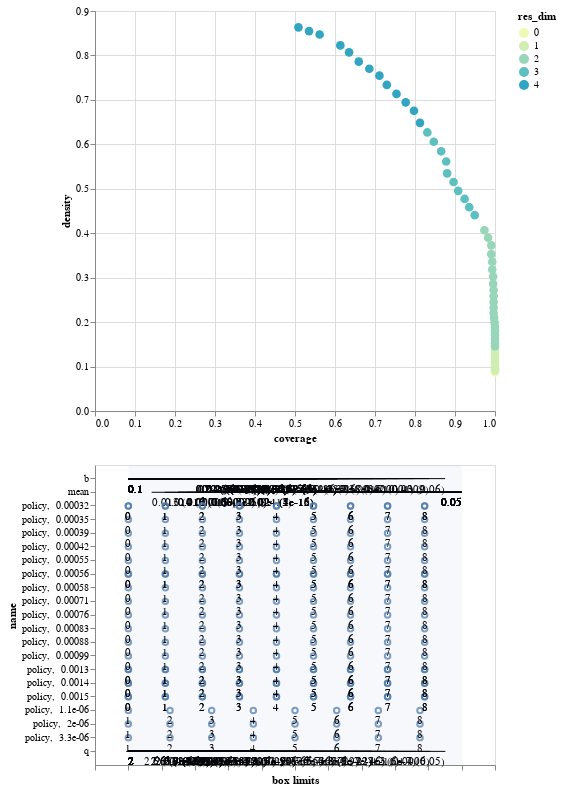

The notebook cell saved with this chart:
### Code cell
box1.inspect_tradeoff()

### Figure 1 — Vega-Lite specification as saved in the notebook (floating-point values rounded to 4 significant figures; data arrays with more than 128 entries replaced by an {"elided": "..."} marker saying what was removed)
{"$schema": "https://vega.github.io/schema/vega-lite/v2.6.0.json", "config": {"view": {"height": 300, "width": 400}}, "datasets": {"data-0ca5224484f84445bef132a37251c5bf": [{"coverage": 1, "density": 0.0869, "id": 0, "mass": 1, "mean": 0.0869, "res_dim": 0}, {"coverage": 1, "density": 0.09147, "id": 1, "mass": 0.95, "mean": 0.09147, "res_dim": 1}, {"coverage": 1, "density": 0.09634, "id": 2, "mass": 0.902, "mean": 0.09634, "res_dim": 1}, {"coverage": 1, "density": 0.1015, "id": 3, "mass": 0.856, "mean": 0.1015, "res_dim": 1}, {"coverage": 1, "density": 0.1069, "id": 4, "mass": 0.813, "mean": 0.1069, "res_dim": 1}, {"coverage": 1, "density": 0.1126, "id": 5, "mass": 0.772, "mean": 0.1126, "res_dim": 1}, {"coverage": 1, "density": 0.1186, "id": 6, "mass": 0.733, "mean": 0.1186, "res_dim": 1}, {"coverage": 1, "density": 0.1249, "id": 7, "mass": 0.696, "mean": 0.1249, "res_dim": 1}, {"coverage": 1, "density": 0.1315, "id": 8, "mass": 0.661, "mean": 0.1315, "res_dim": 1}, {"coverage": 1, "density": 0.1386, "id": 9, "mass": 0.627, "mean": 0.1386, "res_dim": 1}, {"coverage": 1, "density": 0.1461, "id": 10, "mass": 0.595, "mean": 0.1461, "res_dim": 2}, {"coverage": 1, "density": 0.1538, "id": 11, "mass": 0.565, "mean": 0.1538, "res_dim": 2}, {"coverage": 1, "density": 0.1621, "id": 12, "mass": 0.536, "mean": 0.1621, "res_dim": 2}, {"coverage": 1, "density": 0.1707, "id": 13, "mass": 0.509, "mean": 0.1707, "res_dim": 2}, {"coverage": 1, "density": 0.1799, "id": 14, "mass": 0.483, "mean": 0.1799, "res_dim": 2}, {"coverage": 1, "density": 0.1897, "id": 15, "mass": 0.458, "mean": 0.1897, "res_dim": 2}, {"coverage": 0.9988, "density": 0.1995, "id": 16, "mass": 0.435, "mean": 0.1995, "res_dim": 2}, {"coverage": 0.9977, "density": 0.2099, "id": 17, "mass": 0.413, "mean": 0.2099, "res_dim": 2}, {"coverage": 0.9965, "density": 0.2209, "id": 18, "mass": 0.392, "mean": 0.2209, "res_dim": 2}, {"coverage": 0.9965, "density": 0.2328, "id": 19, "mass": 0.372, "mean": 0.2328, "res_dim": 2}, {"coverage": 0.9965, "density": 0.2453, "id": 20, "mass": 0.353, "mean": 0.2453, "res_dim": 2}, {"coverage": 0.9965, "density": 0.2585, "id": 21, "mass": 0.335, "mean": 0.2585, "res_dim": 2}, {"coverage": 0.9965, "density": 0.2723, "id": 22, "mass": 0.318, "mean": 0.2723, "res_dim": 2}, {"coverage": 0.9954, "density": 0.2864, "id": 23, "mass": 0.302, "mean": 0.2864, "res_dim": 2}, {"coverage": 0.9954, "density": 0.3024, "id": 24, "mass": 0.286, "mean": 0.3024, "res_dim": 2}, {"coverage": 0.9931, "density": 0.3185, "id": 25, "mass": 0.271, "mean": 0.3185, "res_dim": 2}, {"coverage": 0.9931, "density": 0.3358, "id": 26, "mass": 0.257, "mean": 0.3358, "res_dim": 2}, {"coverage": 0.9908, "density": 0.3529, "id": 27, "mass": 0.244, "mean": 0.3529, "res_dim": 2}, {"coverage": 0.9908, "density": 0.3727, "id": 28, "mass": 0.231, "mean": 0.3727, "res_dim": 2}, {"coverage": 0.9827, "density": 0.39, "id": 29, "mass": 0.219, "mean": 0.39, "res_dim": 2}, {"coverage": 0.9735, "density": 0.4067, "id": 30, "mass": 0.208, "mean": 0.4067, "res_dim": 2}, {"coverage": 0.9494, "density": 0.4407, "id": 31, "mass": 0.1872, "mean": 0.4407, "res_dim": 3}, {"coverage": 0.9356, "density": 0.4585, "id": 32, "mass": 0.1773, "mean": 0.4585, "res_dim": 3}, {"coverage": 0.9241, "density": 0.4771, "id": 33, "mass": 0.1683, "mean": 0.4771, "res_dim": 3}, {"coverage": 0.9079, "density": 0.4953, "id": 34, "mass": 0.1593, "mean": 0.4953, "res_dim": 3}, {"coverage": 0.8964, "density": 0.5152, "id": 35, "mass": 0.1512, "mean": 0.5152, "res_dim": 3}, {"coverage": 0.8803, "density": 0.5346, "id": 36, "mass": 0.1431, "mean": 0.5346, "res_dim": 3}, {"coverage": 0.878, "density": 0.5614, "id": 37, "mass": 0.1359, "mean": 0.5614, "res_dim": 3}, {"coverage": 0.8654, "density": 0.5843, "id": 38, "mass": 0.1287, "mean": 0.5843, "res_dim": 3}, {"coverage": 0.847, "density": 0.6058, "id": 39, "mass": 0.1215, "mean": 0.6058, "res_dim": 3}, {"coverage": 0.8308, "density": 0.6267, "id": 40, "mass": 0.1152, "mean": 0.6267, "res_dim": 3}, {"coverage": 0.8124, "density": 0.6483, "id": 41, "mass": 0.1089, "mean": 0.6483, "res_dim": 4}, {"coverage": 0.7975, "density": 0.6754, "id": 42, "mass": 0.1026, "mean": 0.6754, "res_dim": 4}, {"coverage": 0.7768, "density": 0.6944, "id": 43, "mass": 0.0972, "mean": 0.6944, "res_dim": 4}, {"coverage": 0.7537, "density": 0.7135, "id": 44, "mass": 0.0918, "mean": 0.7135, "res_dim": 4}, {"coverage": 0.7296, "density": 0.7338, "id": 45, "mass": 0.0864, "mean": 0.7338, "res_dim": 4}, {"coverage": 0.7112, "density": 0.7546, "id": 46, "mass": 0.0819, "mean": 0.7546, "res_dim": 4}, {"coverage": 0.6858, "density": 0.77, "id": 47, "mass": 0.0774, "mean": 0.77, "res_dim": 4}, {"coverage": 0.6594, "density": 0.786, "id": 48, "mass": 0.0729, "mean": 0.786, "res_dim": 4}, {"coverage": 0.6352, "density": 0.807, "id": 49, "mass": 0.0684, "mean": 0.807, "res_dim": 4}, {"coverage": 0.6133, "density": 0.8225, "id": 50, "mass": 0.0648, "mean": 0.8225, "res_dim": 4}, {"coverage": 0.5616, "density": 0.8472, "id": 51, "mass": 0.0576, "mean": 0.8472, "res_dim": 4}, {"coverage": 0.5351, "density": 0.8548, "id": 52, "mass": 0.0544, "mean": 0.8548, "res_dim": 4}, {"coverage": 0.5086, "density": 0.8633, "id": 53, "mass": 0.0512, "mean": 0.8633, "res_dim": 4}], "data-7d69e1f67461d0db6b9ddc11768811c2": {"elided": "204 records"}, "data-b2d478c6d0541c76c27222583288f733": [{"id": 1, "maximum": 0.4498, "minimum": 0.1003, "name": "b", "qp_lower": -1, "qp_upper": 0.0597, "x1": 0.1003, "x2": 0.4325}, {"id": 2, "maximum": 0.4498, "minimum": 0.1003, "name": "b", "qp_lower": -1, "qp_upper": 0.0009032, "x1": 0.1003, "x2": 0.4157}, {"id": 3, "maximum": 0.4498, "minimum": 0.1003, "name": "b", "qp_lower": -1, "qp_upper": 1.473e-06, "x1": 0.1003, "x2": 0.3994}, {"id": 4, "maximum": 0.4498, "minimum": 0.1003, "name": "b", "qp_lower": -1, "qp_upper": 3.088e-10, "x1": 0.1003, "x2": 0.3845}, {"id": 5, "maximum": 0.4498, "minimum": 0.1003, "name": "b", "qp_lower": -1, "qp_upper": 8.315e-15, "x1": 0.1003, "x2": 0.3701}, {"id": 6, "maximum": 0.4498, "minimum": 0.1003, "name": "b", "qp_lower": -1, "qp_upper": 2.903e-20, "x1": 0.1003, "x2": 0.3566}, {"id": 7, "maximum": 0.4498, "minimum": 0.1003, "name": "b", "qp_lower": -1, "qp_upper": 1.43e-26, "x1": 0.1003, "x2": 0.3437}, {"id": 8, "maximum": 0.4498, "minimum": 0.1003, "name": "b", "qp_lower": -1, "qp_upper": 1.288e-33, "x1": 0.1003, "x2": 0.3314}, {"id": 9, "maximum": 0.4498, "minimum": 0.1003, "name": "b", "qp_lower": -1, "qp_upper": 1.215e-41, "x1": 0.1003, "x2": 0.3195}, {"id": 10, "maximum": 0.4498, "minimum": 0.1003, "name": "b", "qp_lower": -1, "qp_upper": 3.196e-42, "x1": 0.1003, "x2": 0.3195}, {"id": 10, "maximum": 4.499, "minimum": 2.001, "name": "q", "qp_lower": -1, "qp_upper": 0.05073, "x1": 2.001, "x2": 4.378}, {"id": 11, "maximum": 0.4498, "minimum": 0.1003, "name": "b", "qp_lower": -1, "qp_upper": 5.031e-43, "x1": 0.1003, "x2": 0.3195}, {"id": 11, "maximum": 4.499, "minimum": 2.001, "name": "q", "qp_lower": -1, "qp_upper": 0.0005741, "x1": 2.001, "x2": 4.265}, {"id": 12, "maximum": 0.4498, "minimum": 0.1003, "name": "b", "qp_lower": -1, "qp_upper": 6.258e-44, "x1": 0.1003, "x2": 0.3195}, {"id": 12, "maximum": 4.499, "minimum": 2.001, "name": "q", "qp_lower": -1, "qp_upper": 5.832e-07, "x1": 2.001, "x2": 4.157}, {"id": 13, "maximum": 0.4498, "minimum": 0.1003, "name": "b", "qp_lower": -1, "qp_upper": 9.2e-43, "x1": 0.1003, "x2": 0.3195}, {"id": 13, "maximum": 4.499, "minimum": 2.001, "name": "q", "qp_lower": -1, "qp_upper": 6.617e-11, "x1": 2.001, "x2": 4.029}, {"id": 14, "maximum": 0.4498, "minimum": 0.1003, "name": "b", "qp_lower": -1, "qp_upper": 5.635e-43, "x1": 0.1003, "x2": 0.3195}, {"id": 14, "maximum": 4.499, "minimum": 2.001, "name": "q", "qp_lower": -1, "qp_upper": 6.768e-16, "x1": 2.001, "x2": 3.925}, {"id": 15, "maximum": 0.4498, "minimum": 0.1003, "name": "b", "qp_lower": -1, "qp_upper": 2.721e-43, "x1": 0.1003, "x2": 0.3195}, {"id": 15, "maximum": 4.499, "minimum": 2.001, "name": "q", "qp_lower": -1, "qp_upper": 6.123e-22, "x1": 2.001, "x2": 3.825}, {"id": 16, "maximum": 0.4498, "minimum": 0.1003, "name": "b", "qp_lower": -1, "qp_upper": 5.053e-52, "x1": 0.1003, "x2": 0.3092}, {"id": 16, "maximum": 4.499, "minimum": 2.001, "name": "q", "qp_lower": -1, "qp_upper": 1.307e-22, "x1": 2.001, "x2": 3.825}, {"id": 17, "maximum": 0.4498, "minimum": 0.1003, "name": "b", "qp_lower": -1, "qp_upper": 1.544e-61, "x1": 0.1003, "x2": 0.2981}, {"id": 17, "maximum": 4.499, "minimum": 2.001, "name": "q", "qp_lower": -1, "qp_upper": 2.025e-22, "x1": 2.001, "x2": 3.825}, {"id": 18, "maximum": 0.4498, "minimum": 0.1003, "name": "b", "qp_lower": -1, "qp_upper": 3.105e-61, "x1": 0.1003, "x2": 0.2981}, {"id": 18, "maximum": 4.499, "minimum": 2.001, "name": "q", "qp_lower": -1, "qp_upper": 3.053e-29, "x1": 2.001, "x2": 3.727}, {"id": 19, "maximum": 0.4498, "minimum": 0.1003, "name": "b", "qp_lower": -1, "qp_upper": 6.968e-62, "x1": 0.1003, "x2": 0.2981}, {"id": 19, "maximum": 4.499, "minimum": 2.001, "name": "q", "qp_lower": -1, "qp_upper": 3.515e-37, "x1": 2.001, "x2": 3.638}, {"id": 20, "maximum": 0.4498, "minimum": 0.1003, "name": "b", "qp_lower": -1, "qp_upper": 4.738e-62, "x1": 0.1003, "x2": 0.2981}, {"id": 20, "maximum": 4.499, "minimum": 2.001, "name": "q", "qp_lower": -1, "qp_upper": 4.971e-46, "x1": 2.001, "x2": 3.551}, {"id": 21, "maximum": 0.4498, "minimum": 0.1003, "name": "b", "qp_lower": -1, "qp_upper": 2.564e-61, "x1": 0.1003, "x2": 0.2981}, {"id": 21, "maximum": 4.499, "minimum": 2.001, "name": "q", "qp_lower": -1, "qp_upper": 9.658e-56, "x1": 2.001, "x2": 3.459}, {"id": 22, "maximum": 0.4498, "minimum": 0.1003, "name": "b", "qp_lower": -1, "qp_upper": 5.333e-65, "x1": 0.1003, "x2": 0.2981}, {"id": 22, "maximum": 4.499, "minimum": 2.001, "name": "q", "qp_lower": -1, "qp_upper": 2.963e-66, "x1": 2.001, "x2": 3.409}, {"id": 23, "maximum": 0.4498, "minimum": 0.1003, "name": "b", "qp_lower": -1, "qp_upper": 4.279e-65, "x1": 0.1003, "x2": 0.2981}, {"id": 23, "maximum": 4.499, "minimum": 2.001, "name": "q", "qp_lower": -1, "qp_upper": 3.784e-77, "x1": 2.001, "x2": 3.332}, {"id": 24, "maximum": 0.4498, "minimum": 0.1003, "name": "b", "qp_lower": -1, "qp_upper": 2.183e-65, "x1": 0.1003, "x2": 0.2981}, {"id": 24, "maximum": 4.499, "minimum": 2.001, "name": "q", "qp_lower": -1, "qp_upper": 6.385e-90, "x1": 2.001, "x2": 3.256}, {"id": 25, "maximum": 0.4498, "minimum": 0.1003, "name": "b", "qp_lower": -1, "qp_upper": 1.519e-76, "x1": 0.1003, "x2": 0.2866}, {"id": 25, "maximum": 4.499, "minimum": 2.001, "name": "q", "qp_lower": -1, "qp_upper": 7.503e-90, "x1": 2.001, "x2": 3.256}, {"id": 26, "maximum": 0.4498, "minimum": 0.1003, "name": "b", "qp_lower": -1, "qp_upper": 3.866e-89, "x1": 0.1003, "x2": 0.2764}, {"id": 26, "maximum": 4.499, "minimum": 2.001, "name": "q", "qp_lower": -1, "qp_upper": 4.337e-90, "x1": 2.001, "x2": 3.256}, {"id": 27, "maximum": 0.4498, "minimum": 0.1003, "name": "b", "qp_lower": -1, "qp_upper": 2.674e-85, "x1": 0.1003, "x2": 0.2764}, {"id": 27, "maximum": 4.499, "minimum": 2.001, "name": "q", "qp_lower": -1, "qp_upper": 1.737e-102, "x1": 2.001, "x2": 3.167}, {"id": 28, "maximum": 0.4498, "minimum": 0.1003, "name": "b", "qp_lower": -1, "qp_upper": 9.819e-88, "x1": 0.1003, "x2": 0.2764}, {"id": 28, "maximum": 4.499, "minimum": 2.001, "name": "q", "qp_lower": -1, "qp_upper": 2.665e-117, "x1": 2.001, "x2": 3.11}, {"id": 29, "maximum": 0.4498, "minimum": 0.1003, "name": "b", "qp_lower": -1, "qp_upper": 9.298e-86, "x1": 0.1003, "x2": 0.2764}, {"id": 29, "maximum": 4.499, "minimum": 2.001, "name": "q", "qp_lower": -1, "qp_upper": 3.375e-129, "x1": 2.001, "x2": 3.04}, {"id": 30, "maximum": 0.4498, "minimum": 0.1003, "name": "b", "qp_lower": -1, "qp_upper": 9.492e-96, "x1": 0.1003, "x2": 0.268}, {"id": 30, "maximum": 4.499, "minimum": 2.001, "name": "q", "qp_lower": -1, "qp_upper": 2.087e-130, "x1": 2.001, "x2": 3.04}, {"id": 31, "maximum": 0.4498, "minimum": 0.1003, "name": "b", "qp_lower": -1, "qp_upper": 2.846e-96, "x1": 0.1003, "x2": 0.268}, {"id": 31, "maximum": 4.499, "minimum": 2.001, "name": "q", "qp_lower": -1, "qp_upper": 9.427e-131, "x1": 2.001, "x2": 3.04}, {"id": 32, "maximum": 0.4498, "minimum": 0.1003, "name": "b", "qp_lower": -1, "qp_upper": 1.017e-94, "x1": 0.1003, "x2": 0.268}, {"id": 32, "maximum": 4.499, "minimum": 2.001, "name": "q", "qp_lower": -1, "qp_upper": 8.629e-141, "x1": 2.001, "x2": 2.977}, {"id": 33, "maximum": 0.4498, "minimum": 0.1003, "name": "b", "qp_lower": -1, "qp_upper": 5.595e-100, "x1": 0.1003, "x2": 0.268}, {"id": 33, "maximum": 4.499, "minimum": 2.001, "name": "q", "qp_lower": -1, "qp_upper": 2.143e-151, "x1": 2.001, "x2": 2.947}, {"id": 34, "maximum": 0.4498, "minimum": 0.1003, "name": "b", "qp_lower": -1, "qp_upper": 1.264e-108, "x1": 0.1003, "x2": 0.2578}, {"id": 34, "maximum": 4.499, "minimum": 2.001, "name": "q", "qp_lower": -1, "qp_upper": 5.22e-149, "x1": 2.001, "x2": 2.947}, {"id": 35, "maximum": 0.4498, "minimum": 0.1003, "name": "b", "qp_lower": -1, "qp_upper": 1.195e-118, "x1": 0.1003, "x2": 0.2498}, {"id": 35, "maximum": 4.499, "minimum": 2.001, "name": "q", "qp_lower": -1, "qp_upper": 1.675e-149, "x1": 2.001, "x2": 2.947}, {"id": 36, "maximum": 0.4498, "minimum": 0.1003, "name": "b", "qp_lower": -1, "qp_upper": 4.669e-120, "x1": 0.1003, "x2": 0.2498}, {"id": 36, "maximum": 4.499, "minimum": 2.001, "name": "q", "qp_lower": -1, "qp_upper": 1.029e-158, "x1": 2.001, "x2": 2.903}, {"id": 37, "maximum": 0.4498, "minimum": 0.1003, "name": "b", "qp_lower": -1, "qp_upper": 2.577e-122, "x1": 0.1003, "x2": 0.2498}, {"id": 37, "maximum": 4.499, "minimum": 2.001, "name": "q", "qp_lower": -1, "qp_upper": 8.099e-175, "x1": 2.001, "x2": 2.855}, {"id": 38, "maximum": 0.4498, "minimum": 0.1003, "name": "b", "qp_lower": -1, "qp_upper": 4.537e-124, "x1": 0.1003, "x2": 0.2498}, {"id": 38, "maximum": 4.499, "minimum": 2.001, "name": "q", "qp_lower": -1, "qp_upper": 2.706e-186, "x1": 2.001, "x2": 2.812}, {"id": 39, "maximum": 0.4498, "minimum": 0.1003, "name": "b", "qp_lower": -1, "qp_upper": 2.067e-119, "x1": 0.1003, "x2": 0.2498}, {"id": 39, "maximum": 4.499, "minimum": 2.001, "name": "q", "qp_lower": -1, "qp_upper": 2.695e-195, "x1": 2.001, "x2": 2.751}, {"id": 40, "maximum": 0.4498, "minimum": 0.1003, "name": "b", "qp_lower": -1, "qp_upper": 2.469e-119, "x1": 0.1003, "x2": 0.2498}, {"id": 40, "maximum": 4.499, "minimum": 2.001, "name": "q", "qp_lower": -1, "qp_upper": 4.198e-204, "x1": 2.001, "x2": 2.711}, {"id": 41, "maximum": 0.4498, "minimum": 0.1003, "name": "b", "qp_lower": -1, "qp_upper": 1.294e-114, "x1": 0.1003, "x2": 0.2498}, {"id": 41, "maximum": 0.04998, "minimum": 0.01003, "name": "mean", "qp_lower": 0.07451, "qp_upper": -1, "x1": 0.01283, "x2": 0.04998}, {"id": 41, "maximum": 4.499, "minimum": 2.001, "name": "q", "qp_lower": -1, "qp_upper": 9.278e-202, "x1": 2.001, "x2": 2.711}, {"id": 42, "maximum": 0.4498, "minimum": 0.1003, "name": "b", "qp_lower": -1, "qp_upper": 4.235e-118, "x1": 0.1003, "x2": 0.2498}, {"id": 42, "maximum": 0.04998, "minimum": 0.01003, "name": "mean", "qp_lower": 0.0006381, "qp_upper": -1, "x1": 0.01439, "x2": 0.04998}, {"id": 42, "maximum": 4.499, "minimum": 2.001, "name": "q", "qp_lower": -1, "qp_upper": 2.207e-203, "x1": 2.001, "x2": 2.711}, {"id": 43, "maximum": 0.4498, "minimum": 0.1003, "name": "b", "qp_lower": -1, "qp_upper": 9.657e-116, "x1": 0.1003, "x2": 0.2498}, {"id": 43, "maximum": 0.04998, "minimum": 0.01003, "name": "mean", "qp_lower": 5.672e-06, "qp_upper": -1, "x1": 0.01599, "x2": 0.04998}, {"id": 43, "maximum": 4.499, "minimum": 2.001, "name": "q", "qp_lower": -1, "qp_upper": 1.771e-204, "x1": 2.001, "x2": 2.711}, {"id": 44, "maximum": 0.4498, "minimum": 0.1003, "name": "b", "qp_lower": -1, "qp_upper": 3.156e-121, "x1": 0.1003, "x2": 0.2393}, {"id": 44, "maximum": 0.04998, "minimum": 0.01003, "name": "mean", "qp_lower": 1.916e-05, "qp_upper": -1, "x1": 0.01599, "x2": 0.04998}, {"id": 44, "maximum": 4.499, "minimum": 2.001, "name": "q", "qp_lower": -1, "qp_upper": 7.019e-198, "x1": 2.001, "x2": 2.711}, {"id": 45, "maximum": 0.4498, "minimum": 0.1003, "name": "b", "qp_lower": -1, "qp_upper": 8.894e-124, "x1": 0.1003, "x2": 0.2393}, {"id": 45, "maximum": 0.04998, "minimum": 0.01003, "name": "mean", "qp_lower": 6.008e-08, "qp_upper": -1, "x1": 0.01707, "x2": 0.04998}, {"id": 45, "maximum": 4.499, "minimum": 2.001, "name": "q", "qp_lower": -1, "qp_upper": 1.386e-200, "x1": 2.001, "x2": 2.711}, {"id": 46, "maximum": 0.4498, "minimum": 0.1003, "name": "b", "qp_lower": -1, "qp_upper": 2.713e-122, "x1": 0.1003, "x2": 0.2393}, {"id": 46, "maximum": 0.04998, "minimum": 0.01003, "name": "mean", "qp_lower": 4.956e-11, "qp_upper": -1, "x1": 0.01892, "x2": 0.04998}, {"id": 46, "maximum": 4.499, "minimum": 2.001, "name": "q", "qp_lower": -1, "qp_upper": 8.393e-197, "x1": 2.001, "x2": 2.711}, {"id": 47, "maximum": 0.4498, "minimum": 0.1003, "name": "b", "qp_lower": -1, "qp_upper": 9.504e-110, "x1": 0.1003, "x2": 0.2393}, {"id": 47, "maximum": 0.04998, "minimum": 0.01003, "name": "mean", "qp_lower": 2.022e-10, "qp_upper": -1, "x1": 0.01892, "x2": 0.04998}, {"id": 47, "maximum": 4.499, "minimum": 2.001, "name": "q", "qp_lower": -1, "qp_upper": 1.013e-197, "x1": 2.001, "x2": 2.641}, {"id": 48, "maximum": 0.4498, "minimum": 0.1003, "name": "b", "qp_lower": -1, "qp_upper": 3.845e-97, "x1": 0.1003, "x2": 0.2393}, {"id": 48, "maximum": 0.04998, "minimum": 0.01003, "name": "mean", "qp_lower": 8.697e-13, "qp_upper": -1, "x1": 0.02188, "x2": 0.04998}, {"id": 48, "maximum": 4.499, "minimum": 2.001, "name": "q", "qp_lower": -1, "qp_upper": 1.41e-189, "x1": 2.001, "x2": 2.641}, {"id": 49, "maximum": 0.4498, "minimum": 0.1003, "name": "b", "qp_lower": -1, "qp_upper": 3.128e-94, "x1": 0.1003, "x2": 0.2393}, {"id": 49, "maximum": 0.04998, "minimum": 0.01003, "name": "mean", "qp_lower": 2.485e-16, "qp_upper": -1, "x1": 0.02444, "x2": 0.04998}, {"id": 49, "maximum": 4.499, "minimum": 2.001, "name": "q", "qp_lower": -1, "qp_upper": 1.239e-179, "x1": 2.001, "x2": 2.641}, {"id": 50, "maximum": 0.4498, "minimum": 0.1003, "name": "b", "qp_lower": -1, "qp_upper": 2.336e-93, "x1": 0.1003, "x2": 0.2393}, {"id": 50, "maximum": 0.04998, "minimum": 0.01003, "name": "mean", "qp_lower": 7.49e-16, "qp_upper": -1, "x1": 0.02444, "x2": 0.04998}, {"id": 50, "maximum": 4.499, "minimum": 2.001, "name": "q", "qp_lower": -1, "qp_upper": 7.721e-181, "x1": 2.001, "x2": 2.612}, {"id": 51, "maximum": 0.4498, "minimum": 0.1003, "name": "b", "qp_lower": -1, "qp_upper": 2.456e-88, "x1": 0.1003, "x2": 0.2393}, {"id": 51, "maximum": 0.04998, "minimum": 0.01003, "name": "mean", "qp_lower": 4.076e-15, "qp_upper": -1, "x1": 0.02444, "x2": 0.04998}, {"id": 51, "maximum": 4.499, "minimum": 2.001, "name": "q", "qp_lower": -1, "qp_upper": 9.261e-169, "x1": 2.001, "x2": 2.612}, {"id": 52, "maximum": 0.4498, "minimum": 0.1003, "name": "b", "qp_lower": -1, "qp_upper": 5.167e-87, "x1": 0.1003, "x2": 0.2353}, {"id": 52, "maximum": 0.04998, "minimum": 0.01003, "name": "mean", "qp_lower": 5.078e-15, "qp_upper": -1, "x1": 0.02444, "x2": 0.04998}, {"id": 52, "maximum": 4.499, "minimum": 2.001, "name": "q", "qp_lower": -1, "qp_upper": 8.828e-165, "x1": 2.001, "x2": 2.612}, {"id": 53, "maximum": 0.4498, "minimum": 0.1003, "name": "b", "qp_lower": -1, "qp_upper": 8.151e-83, "x1": 0.1003, "x2": 0.2353}, {"id": 53, "maximum": 0.04998, "minimum": 0.01003, "name": "mean", "qp_lower": 1.196e-12, "qp_upper": -1, "x1": 0.02444, "x2": 0.04998}, {"id": 53, "maximum": 4.499, "minimum": 2.001, "name": "q", "qp_lower": -1, "qp_upper": 2.807e-160, "x1": 2.001, "x2": 2.562}], "data-bb8d07f6df3d47a6a475317795287b23": [{"end": 1, "start": 0}]}, "vconcat": [{"data": {"name": "data-0ca5224484f84445bef132a37251c5bf"}, "encoding": {"color": {"field": "res_dim", "scale": {"range": ["#eff9b6", "#d0edb3", "#97d6b9", "#5dc0c0", "#31a5c2", "#1f80b8", "#2354a3", "#21318d"]}, "type": "ordinal"}, "opacity": {"condition": {"selection": "selector001", "value": 1}, "value": 0.4}, "tooltip": [{"field": "id", "type": "ordinal"}, {"field": "coverage", "format": ".2", "type": "quantitative"}, {"field": "density", "format": ".2", "type": "quantitative"}, {"field": "res_dim", "type": "ordinal"}], "x": {"field": "coverage", "type": "quantitative"}, "y": {"field": "density", "type": "quantitative"}}, "height": 400, "mark": {"size": 75, "type": "circle"}, "selection": {"selector001": {"empty": "all", "fields": ["id"], "on": "click", "resolve": "global", "type": "single"}}, "width": 400}, {"layer": [{"data": {"name": "data-b2d478c6d0541c76c27222583288f733"}, "encoding": {"x": {"axis": {"grid": false, "labels": false, "title": "box limits"}, "field": "x_lower", "scale": {"domain": [0, 1], "padding": 0.1}, "type": "quantitative"}, "x2": {"field": "x_upper", "type": "quantitative"}, "y": {"field": "name", "scale": {"padding": 1}, "type": "nominal"}}, "mark": "rule", "transform": [{"as": "x_lower", "calculate": "(datum.x1-datum.minimum)/(datum.maximum-datum.minimum)"}, {"as": "x_upper", "calculate": "(datum.x2-datum.minimum)/(datum.maximum-datum.minimum)"}, {"filter": {"selection": "selector001"}}], "width": 400}, {"data": {"name": "data-b2d478c6d0541c76c27222583288f733"}, "encoding": {"text": {"field": "text", "type": "ordinal"}, "x": {"axis": {"grid": false, "labels": false, "title": "box limits"}, "field": "x_lower", "scale": {"domain": [0, 1], "padding": 0.1}, "type": "quantitative"}, "x2": {"field": "x_upper", "type": "quantitative"}, "y": {"field": "name", "scale": {"padding": 1}, "type": "nominal"}}, "mark": {"align": "left", "baseline": "top", "dy": 5, "type": "text"}, "transform": [{"as": "x_lower", "calculate": "(datum.x1-datum.minimum)/(datum.maximum-datum.minimum)"}, {"as": "x_upper", "calculate": "(datum.x2-datum.minimum)/(datum.maximum-datum.minimum)"}, {"filter": {"selection": "selector001"}}, {"as": "text", "calculate": "datum.qp_lower>0?format(datum.x1, \".2\")+\" (\"+format(datum.qp_lower, \".1~g\")+\")\" :format(datum.x1, \".2\")"}], "width": 400}, {"data": {"name": "data-b2d478c6d0541c76c27222583288f733"}, "encoding": {"text": {"field": "text", "type": "ordinal"}, "x": {"field": "x_upper", "type": "quantitative"}, "x2": {"field": "x_upper", "type": "quantitative"}, "y": {"field": "name", "scale": {"padding": 1}, "type": "nominal"}}, "mark": {"align": "right", "baseline": "top", "dy": 5, "type": "text"}, "transform": [{"as": "x_lower", "calculate": "(datum.x1-datum.minimum)/(datum.maximum-datum.minimum)"}, {"as": "x_upper", "calculate": "(datum.x2-datum.minimum)/(datum.maximum-datum.minimum)"}, {"filter": {"selection": "selector001"}}, {"as": "text", "calculate": "datum.qp_upper>0?format(datum.x2, \".2\")+\" (\"+format(datum.qp_upper, \".1\")+\")\" :format(datum.x2, \".2\")"}], "width": 400}, {"data": {"name": "data-bb8d07f6df3d47a6a475317795287b23"}, "encoding": {"x": {"field": "start", "type": "quantitative"}, "x2": {"field": "end", "type": "quantitative"}}, "mark": {"opacity": 0.05, "type": "rect"}}, {"data": {"name": "data-7d69e1f67461d0db6b9ddc11768811c2"}, "encoding": {"x": {"field": "x", "type": "quantitative"}, "y": {"field": "name", "type": "nominal"}}, "mark": "point", "transform": [{"filter": {"selection": "selector001"}}], "width": 400}, {"data": {"name": "data-7d69e1f67461d0db6b9ddc11768811c2"}, "encoding": {"text": {"field": "item", "type": "nominal"}, "x": {"field": "x", "type": "quantitative"}, "y": {"field": "name", "type": "nominal"}}, "mark": {"align": "center", "baseline": "top", "dy": 5, "type": "text"}, "transform": [{"filter": {"selection": "selector001"}}], "width": 400}]}]}
